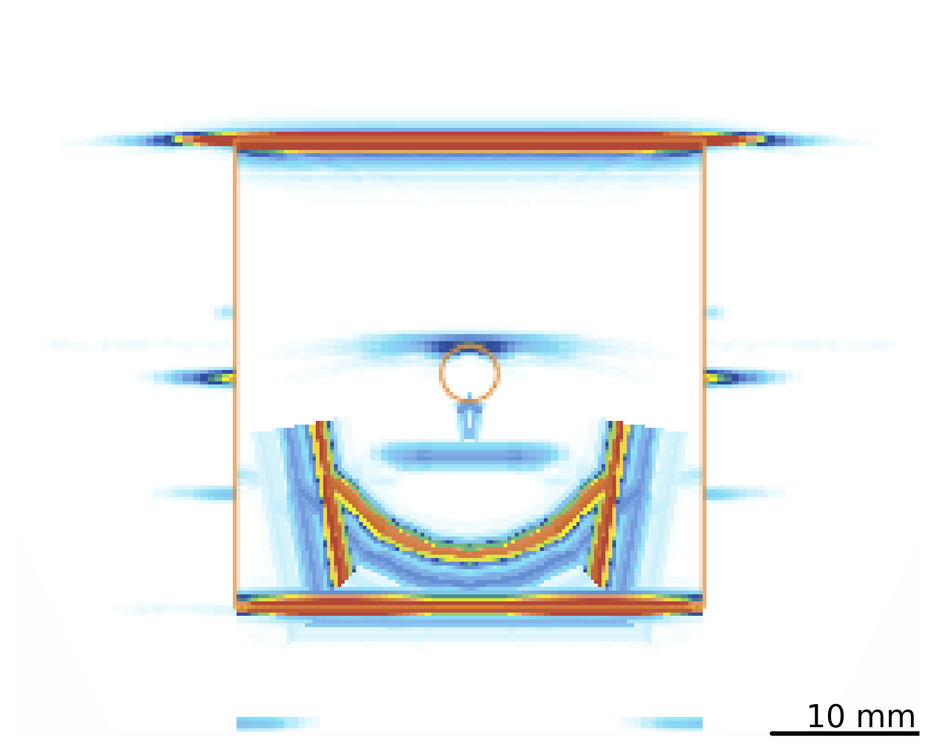
#> input picture 20250408-Variation-Geo/label/geo1-1ice.png, 935 x 755 px, shrunk from 1747 x 1410 before the run
$ python pic_add_label_v1.py
#> lines starting #> are read from the running program, lines starting #| are printed output that depends on the picture
import matplotlib.pyplot as plt
import matplotlib.image as mpimg
import matplotlib.colors as mcolors
from matplotlib.colors import LinearSegmentedColormap, LogNorm
from mpl_toolkits.axes_grid1.inset_locator import inset_axes
from matplotlib.ticker import FuncFormatter
import numpy as np

# Load image
img = mpimg.imread('20250408-Variation-Geo/label/geo1-1ice.png')
#> img is the input picture: shape (755, 935, 4) float32; mean R, G, B, A 0.936, 0.947, 0.951, 1
fig, ax = plt.subplots()
ax.imshow(img)
ax.axis('off')

# Custom colormap as before
colors = [
    (1,1,1), (0.5,0.8,1), (0,0,1), (0,0,0.5),
    (0,1,0), (1,1,0), (1,0.5,0), (1,0,0), (0,0,0)
]
cmap = LinearSegmentedColormap.from_list('amp_rainbow', colors, N=256)

# Create inset_axes for a horizontal bar
cax = inset_axes(ax,
                 width="90%",    # 横条占主图宽度的80%
                 height="2%",    # 高度5%
                 loc='lower center',
                 bbox_to_anchor=(0.01, 0.02, 1, 1),  # (x_center, y_bottom, _, _)
                 bbox_transform=ax.transAxes,
                 borderpad=0)

# Norm for amplitude-ratio dB (20*log10) mapping
vmin_db, vmax_db = -100, 0
lin_vmin = 10**(vmin_db/20)
lin_vmax = 10**(vmax_db/20)
norm = LogNorm(vmin=lin_vmin, vmax=lin_vmax)

mappable = plt.cm.ScalarMappable(norm=norm, cmap=cmap)
mappable.set_array([])

# Draw horizontal colorbar
cbar = fig.colorbar(mappable,
                    cax=cax,
                    orientation='horizontal')

# Formatter for dB labels
def db_fmt(x, pos):
    if x <= lin_vmin * 1.0001:
        return "–∞ dB"
    return f"{20 * np.log10(x):.0f} dB"

cbar.ax.xaxis.set_major_formatter(FuncFormatter(db_fmt))
cbar.ax.minorticks_off()
# 1. 告诉 x 轴把刻度线放在上面
cbar.ax.xaxis.set_ticks_position('top')

# 2. 把刻度标签也放在上面
cbar.ax.xaxis.set_label_position('top')
cbar.ax.tick_params(axis='x',       # 针对 x 轴
                   which='major',  # 只针对主刻度
                   labelsize=12,
                   labeltop=True,  # 标签放在顶部
                   labelbottom=False,
                   top=True,       # 刻度线放在顶部
                   bottom=False,
                   pad=4)          # 标签与 colorbar 之间的距离
plt.tight_layout()
plt.show()
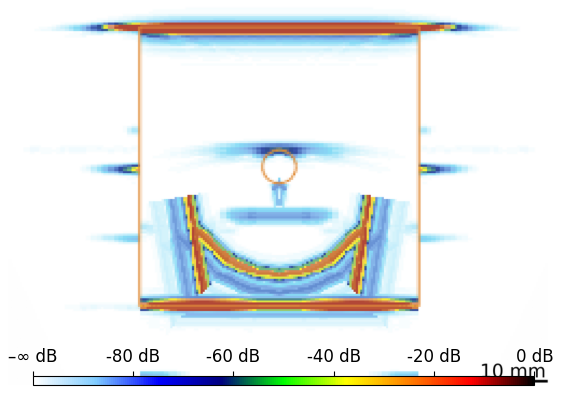
#> figure drawn by matplotlib, 2 panels

$ run again, with 20250408-Variation-Geo/label/geo1-2ice.png copied over 20250408-Variation-Geo/label/geo1-1ice.png
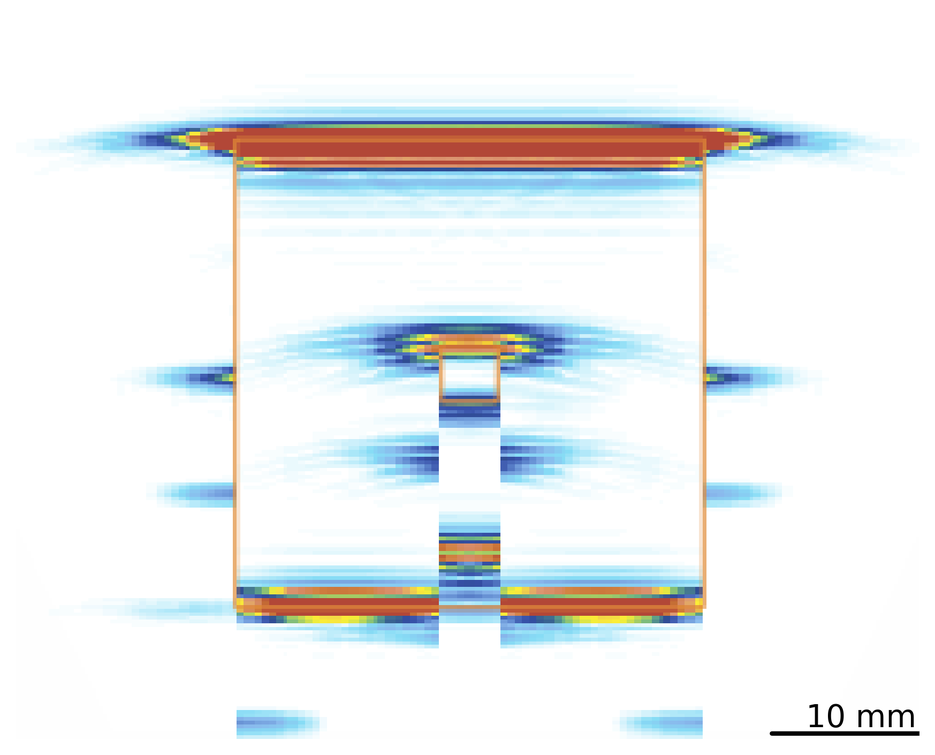
#> input picture 20250408-Variation-Geo/label/geo1-2ice.png, 935 x 755 px, shrunk from 1747 x 1410 before the run
#> img is the input picture: shape (755, 935, 4) float32; mean R, G, B, A 0.92, 0.935, 0.942, 1
#> `plt.show()`:
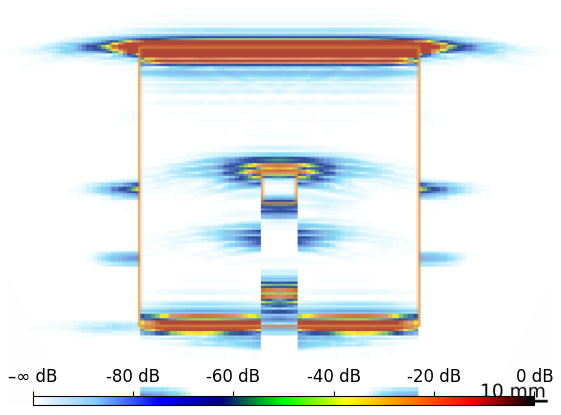
#> figure drawn by matplotlib, 2 panels

$ run again, with 20250408-Variation-Geo/label/geo2-3ice.png copied over 20250408-Variation-Geo/label/geo1-1ice.png
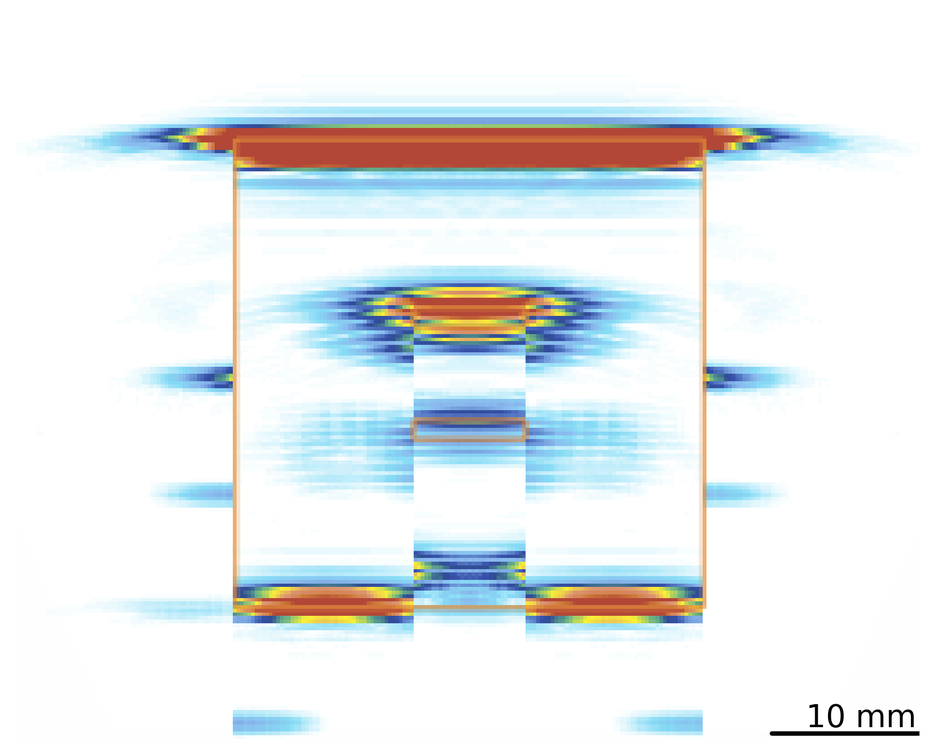
#> input picture 20250408-Variation-Geo/label/geo2-3ice.png, 935 x 755 px, shrunk from 1747 x 1410 before the run
#> img is the input picture: shape (755, 935, 4) float32; mean R, G, B, A 0.907, 0.928, 0.936, 1
#> `plt.show()`:
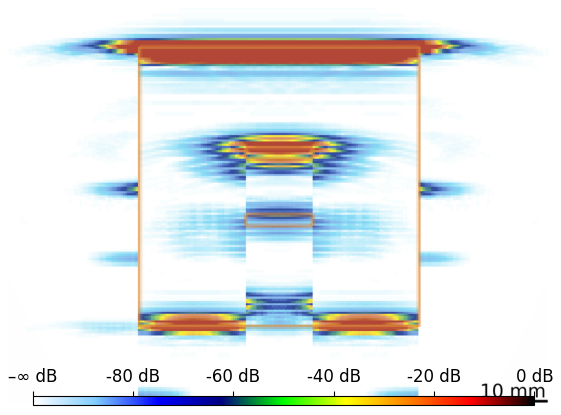
#> figure drawn by matplotlib, 2 panels
